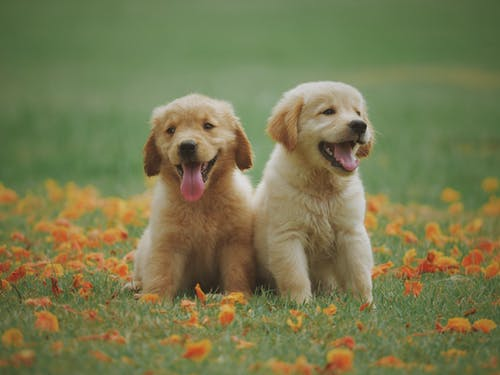
#> input picture Opencv/dog.jpg, 500 x 375 px
$ python img_pro.py
#> lines starting #> are read from the running program, lines starting #| are printed output that depends on the picture
import numpy as np
import cv2.cv2 as cv2
import matplotlib.pyplot as plt
import math

class Grey_Img():
    def __init__(self,image):
        assert len(image.shape) == 2, f'Image input shape {image.shape}: need grayscale image'
        self.image = image

    def histogram(self,plot=True):
        legend = np.arange(256)
        image = np.sort(np.ravel(self.image))
        np_grey = np.pad(np.bincount(image),(0,255-image[-1]),'constant')
        if plot == True:
            plt.bar(legend,np_grey)
            plt.show()
        if plot == False:
            return np_grey

    def brightness(self,value):
        assert type(value) == int, f'given value {value}: has to be integer type'
        self.image = np.add(self.image,np.full(self.image.shape, value, dtype=int))
        self.image = np.clip(self.image,0,255)
        plt.imshow(self.image, cmap='gray', vmin=0, vmax=255)
        plt.show()
        self.histogram()

    def contrast(self,value):
        assert value > 0, f'given value {value}: cannot be less than or equal to 0'
        self.image = self.image*value
        self.image = np.where(self.image<=255,np.ceil(self.image).astype(np.int32),255)
        plt.imshow(self.image, cmap='gray', vmin=0, vmax=255)
        plt.show()
        self.histogram()

    def invert(self):
        self.image = 255 - self.image
        plt.imshow(self.image,cmap='gray',vmin=0, vmax=255)
        plt.show()
        self.histogram()

    def auto_contrast_adjust(self):
        a_high,a_low = np.max(self.image),np.min(self.image)
        self.image = np.subtract(self.image,np.full(self.image.shape,a_low,dtype=int))
        self.image = np.ceil(self.image*(255/(a_high-a_low))).astype(int)
        self.image = np.clip(self.image,0,255)
        plt.imshow(self.image,cmap='gray',vmin=0,vmax=255)
        plt.show()
        self.histogram()

    def mod_auto_contrast_adjust(self):
        p = 0.005
        histo = self.histogram(plot=False)
        shape = self.image.shape
        for i in range(histo.shape[0]):
            if histo[i] >= shape[0]*shape[1]*p:
                a_low = i
                break
        for i in range(histo.shape[0]-1,-1,-1):
            if histo[i] >= shape[0]*shape[1]*(p):
                a_high = i
                break
        for i in range(shape[0]):
            for j in range(shape[1]):
                if self.image[i][j] < a_low:
                    self.image[i][j] = 0
                elif self.image[i][j] > a_high:
                    self.image[i][j] = 255
                else:
                    self.image[i][j] = np.ceil((self.image[i][j]-a_low)*255/(a_high-a_low))
        plt.imshow(self.image,cmap='gray',vmin=0,vmax=255)
        plt.show()
        self.histogram()

if __name__ == "__main__":

    img = cv2.imread("dog.jpg",0)
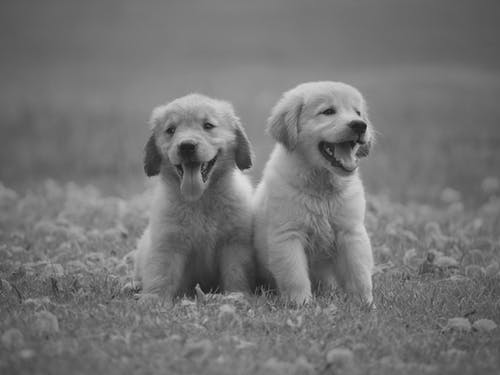
#> img: shape (375, 500); min 17, max 221, mean 116.2
    # plt.imshow(img, cmap='gray', vmin=0, vmax=255)
    # plt.show()
    grey = Grey_Img(img)
    grey.mod_auto_contrast_adjust()
#> in histogram, `np_grey = np.pad(np.bincount(image),(0,255-image[-1]),'constant')`: np_grey = 256 values, max 4083 at index 119, min 0 at index 0, mean 732.4
#> in mod_auto_contrast_adjust, `histo = self.histogram(plot=False)`: histo has the same summary as np_grey in histogram
#> after the loop in mod_auto_contrast_adjust, `for i in range(shape[0]):`:
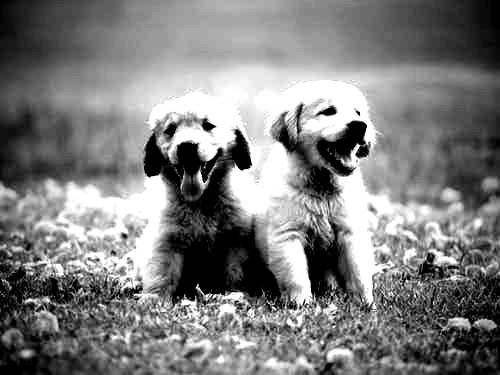
#> self.image: shape (375, 500); min 0, max 255, mean 125.6
#> call 2 of histogram, with plot = True
#> in histogram (call 2), `np_grey = np.pad(np.bincount(image),(0,255-image[-1]),'constant')`: np_grey = 256 values, max 16866 at index 255, min 0 at index 1, mean 732.4
#> in histogram (call 2), `plt.show()`:
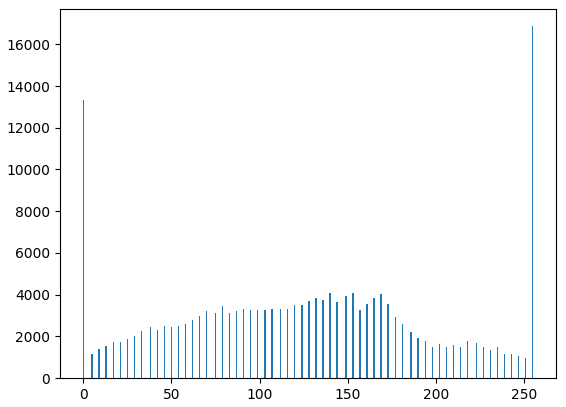
#> figure drawn by matplotlib, 1 panel; tallest bar 16866 high, from x = 254.6 to 255.4

    # arr = np.array([[1,2,3,4],[5,6,7,8]])
    # arr += 2
    # print(arr)
